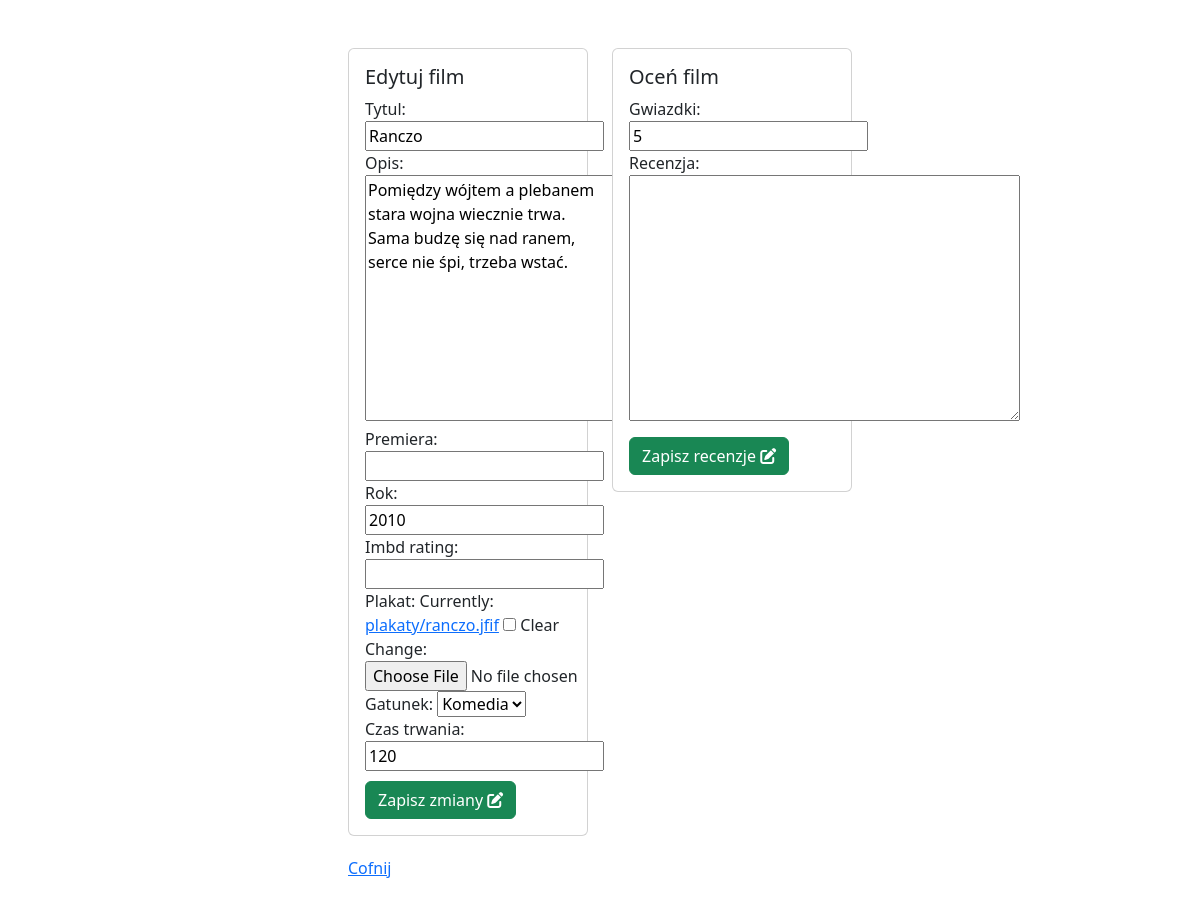
The page /filmy/edytuj/4/ (signed in) on the database its author committed.
### filmyweb/models.py (models this page shows, shortened)
class Film(models.Model):
    tytul = models.CharField(max_length=64,  blank=False, unique=True)
    rok = models.PositiveSmallIntegerField(default=2000)
    opis = models.TextField(default="")
    premiera = models.DateField(null=True, blank=True)
    imbd_rating = models.DecimalField(max_digits=4, decimal_places=2,
                                      null=True, blank=True)
    plakat = models.ImageField(upload_to="plakaty", null=True, blank=True)
    dodatkowe = models.OneToOneField(DodatkoweInfo, on_delete=models.CASCADE, null=True, blank=True)

class DodatkoweInfo(models.Model):
    GATUNEK = {
        (0,'inne'),
        (1, 'Horror'),
        (2, 'Komedia'),
        (3, 'Sci-fi'),
        (4, 'Dramat'),
        }
    czas_trwania = models.PositiveSmallIntegerField(default=0)
    gatunek = models.PositiveSmallIntegerField(default=0, choices=GATUNEK)

### filmyweb/views.py (the view, shortened to what this page needs)
# urls.py: path('edytuj/<int:id>/', edytuj_film, name="edytuj_film"),
@login_required
def edytuj_film(request, id):
    film = get_object_or_404(Film, pk=id)
    form = FilmForm(request.POST or None, request.FILES or None, instance=film)
    form_extra = FilmFormExtra(request.POST or None, request.FILES or None, instance=film.dodatkowe)
    form_ocena = OcenaForm(request.POST or None)
    oceny = Ocena.objects.filter(film=film)
    if request.method =='POST':
        if 'gwiazdki' in request.POST:
            ocena = form_ocena.save(commit=False)
            ocena.film = film
            ocena.save()
    return render(request, 'film_form.html', {'form': form, 'form_extra': form_extra, 'form_ocena': form_ocena, 'czy_nowy': False})

### filmyweb/forms.py
class FilmForm(ModelForm):
    class Meta:
        model = Film
        fields = ['tytul', 'opis', 'premiera', 'rok', 'imbd_rating', 'plakat']

class FilmFormExtra(ModelForm):
    class Meta:
        model = DodatkoweInfo
        fields = ['gatunek', 'czas_trwania']

### templates/film_form.html (shortened to what this page needs)
{% extends 'glowny.html' %}
{% load bootstrap %}
{% block strona %}
    <div class="row">
        {% if czy_nowy %}
            <div class="card" style="width: 42rem;">
                <div class="card-body">
                    <h5 class="card-title">Dodaj film</h5>
                    <form method="post" enctype="multipart/form-data">
                        {% csrf_token %}
                        {{ form|bootstrap }}
                        {{ form_extra|bootstrap }}
                        <div style="margin-top: 10px;">
                            <button type="submit" class="btn btn-success">Dodaj film <i class="fa-solid fa-plus"></i></button>
                        </div>
                    </form>
                </div>
            </div>
        {% else %}
            <div class="col-lg-6">
                <div class="card custom-card">
                    <div class="card-body">
                        <h5 class="card-title">{% if czy_nowy %}Dodaj film{% else %}Edytuj film{% endif %}</h5>
                        <form method="post" enctype="multipart/form-data">
                            {{ form|bootstrap }}
                            {{ form_extra|bootstrap }}
                            <div style="margin-top: 10px;">
                                <button type="submit" class="btn btn-success">
                                    {% if czy_nowy %}Dodaj film{% else %}Zapisz zmiany{% endif %}
                                    <i class="fa-solid fa-pen-to-square"></i>
                                </button>
                            </div>
                        </form>
                    </div>
                </div>
            </div>
            <div class="col-lg-6">
                <div class="card custom-card">
                    <div class="card-body">
                        <h5 class="card-title">Oceń film</h5>
                        <form method="post" enctype="multipart/form-data">
                            {{ form_ocena|bootstrap }}
                            <div style="margin-top: 10px;">
                                <button type="submit" class="btn btn-success">Zapisz recenzje <i class="fa-solid fa-pen-to-square"></i></button>
                            </div>
                        </form>
                    </div>
                </div>
            </div>
        {% endif %}
    <a href="{% url 'wszystkie_filmy' %}">Cofnij</a>
    </div>
{% endblock %}

### filmyweb/static/nowy.css (style rules this page uses)
body { padding: 3rem; position: absolute; left: 50%; transform: translate(-50%); }

### templates/film_form.html (style rules this page uses)
.custom-card { margin-bottom: 20px; }

### rows shown on the page
Film: tytul "Ranczo", opis "Pomiędzy wójtem a plebanem stara wojna wiecznie trwa. Sama budzę się nad ranem, serce nie śpi, trzeba wstać.", rok "2010"
DodatkoweInfo: gatunek "Komedia", czas_trwania "120"
